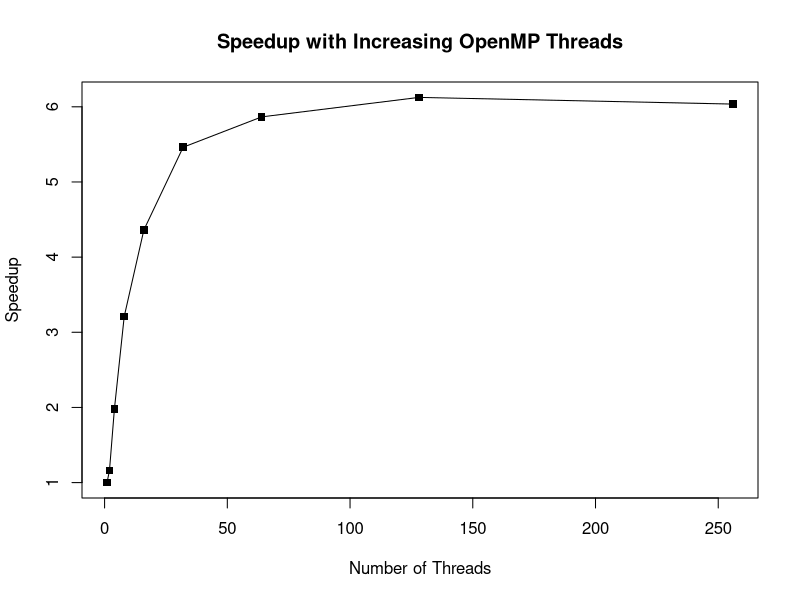

Reproduce this figure in R.
#speedup plot
setwd('Documents/2018spring/cs205_lec/project')
png('speedup.png',width = 6, height = 6, units = 'in', res = 300)
executionTime <- c(1.666,1.432,0.842,0.519,0.382,0.305,0.284,0.272,0.276)
numThreads <- c(1,2,4,8,16,32,64,128,256)
speedup <- executionTime[1]/executionTime
plot(numThreads,speedup,type = "p",
     xlab = "Number of Threads", ylab = "Speedup", main = "Speedup with Increasing OpenMP Threads",
     pch = 15)
lines(numThreads,speedup)
dev.off()

